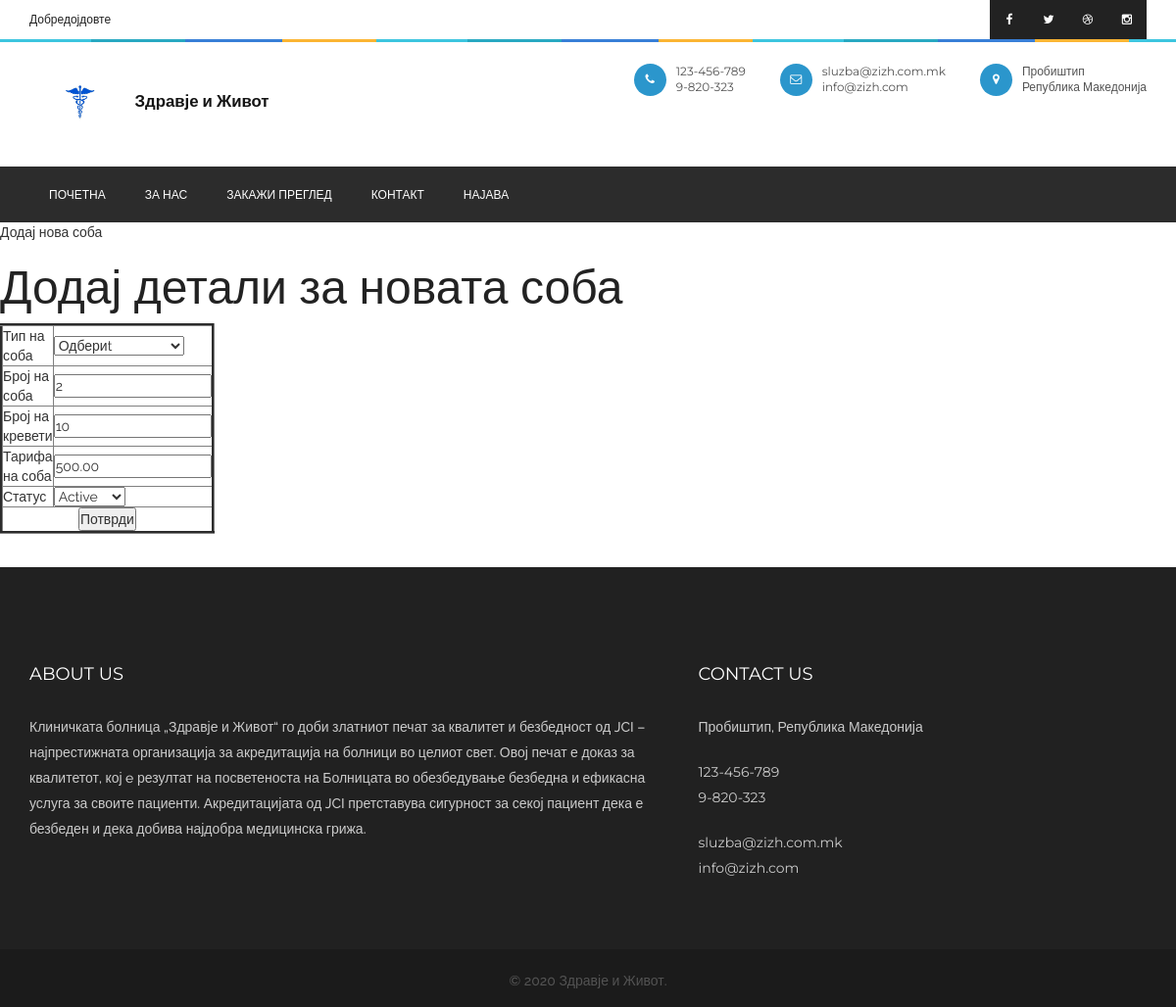
The page /room.php?editid=17 on the database its author committed.
### tables this page shows
CREATE TABLE `room` (
  `roomid` int(10) NOT NULL,
  `roomtype` varchar(25) NOT NULL,
  `roomno` int(10) NOT NULL,
  `noofbeds` int(10) NOT NULL,
  `room_tariff` float(10,2) NOT NULL,
  `status` varchar(10) NOT NULL
);

### room.php (the view, shortened to what this page needs)
<?php
include("header.php");
include("dbconnection.php");
if(isset($_GET[editid]))
{
	$sql="SELECT * FROM room WHERE roomid='$_GET[editid]' ";
	$qsql = mysqli_query($con,$sql);
	$rsedit = mysqli_fetch_array($qsql);
}
?>
<div class="wrapper col2">
  <div id="breadcrumb">
    <ul>
      <li class="first">Додај нова соба</li></ul>
  </div>
</div>
<div class="wrapper col4">
  <div id="container">
    <h1>Додај детали за новата соба</h1>
    <form method="post" action="" name="frmroom" onSubmit="return validateform()">
    <table width="200" border="3">
      <tbody>
        <tr>
          <td width="34%">Тип на соба</td>
          <td width="66%"><select name="select2" id="select2">
           <option value="">Одбериt</option>
          </select></td>
        </tr>
        <tr>
          <td>Број на соба</td>
          <td><input type="text" name="roomnumber" id="roomnumber"  value="<?php echo $rsedit[roomno]; ?>"/></td>
        </tr>
        <tr>
          <td>Број на кревети</td>
          <td><input type="text" name="numberofbeds" id="numberofbeds"  value="<?php echo $rsedit[noofbeds]; ?>"/></td>
        </tr>
        <tr>
          <td>Тарифа на соба</td>
          <td><input type="text" name="roomtariff" id="roomtariff"  value="<?php echo $rsedit[room_tariff]; ?>"/></td>
        </tr>
        <tr>
          <td>Статус</td>
          <td><select name="select" id="select">
          <?php
		  $arr = array("Active","Inactive");
		  foreach($arr as $val)
		  {
			  if($val == $rsedit[status])
			  {
			  echo "<option value='$val' selected>$val</option>";
			  }
			  else
			  {
				  echo "<option value='$val'>$val</option>";
			  }
		  }
		  ?>
           </select></td>
        </tr>
        <tr>
          <td colspan="2" align="center"><input type="submit" name="submit" id="submit" value="Потврди" /></td>
        </tr>
      </tbody>
    </table>
    </form>
    <p>&nbsp;</p>
  </div>
</div>
</div>
<?php
include("footer.php");
?>

### css/style.css (style rules this page uses)
* { margin: 0px; padding: 0px; }
body { background: #FFF; font-weight: normal; position: relative; font-size: 14px; font-family: 'Raleway', sans-serif; }
h1, h2, h3, h4, h5, h6 { font-weight: normal; color: #222222; font-family: 'Montserrat', sans-serif; }
h1 { font-size: 48px; }
p { color: #535353; font-size: 14px; letter-spacing: 0px; line-height: 24px; font-weight: 500; text-rendering: optimizeLegibility; }

### rows shown on the page
room: roomnumber "2", numberofbeds "10", roomtariff "500.00", select "Active"
